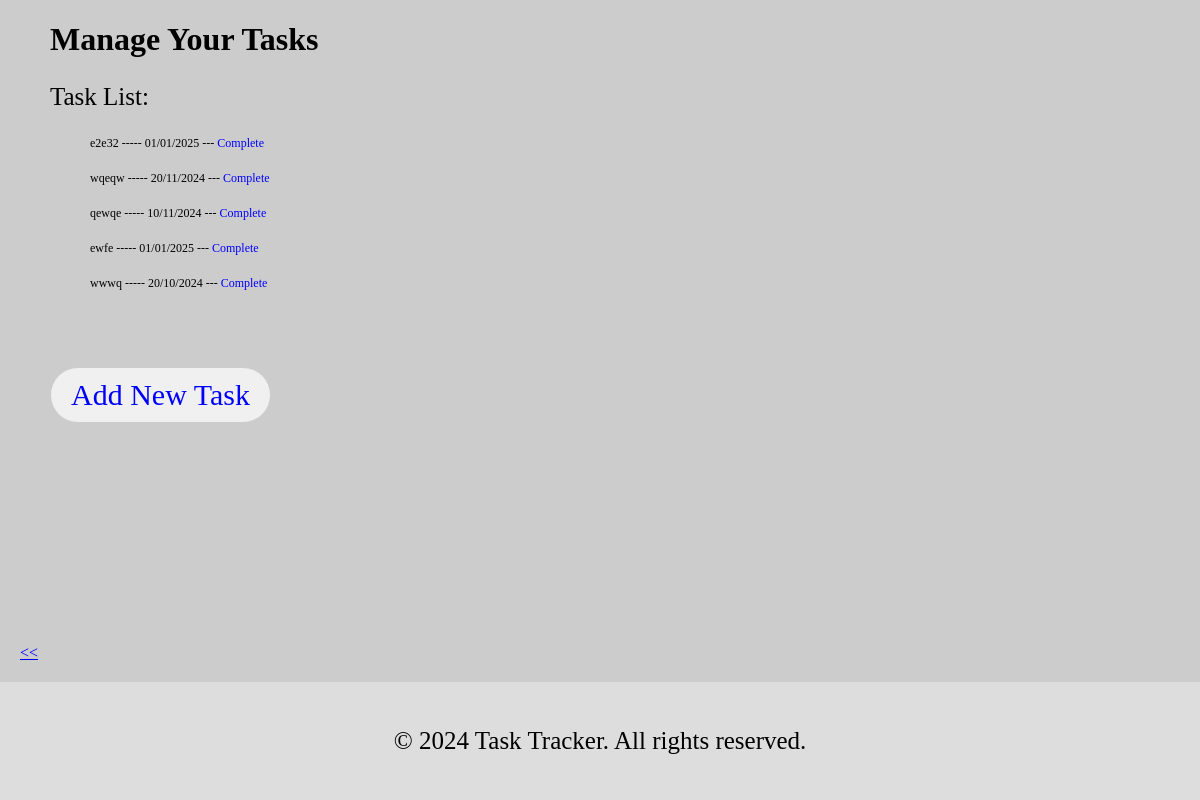
The page /dfds (signed in) on the database its author committed.
### tasks/models.py (models this page shows, shortened)
class Task(models.Model):
    title = models.CharField(max_length=255)
    description = models.TextField(blank=True)
    due_date = models.DateField(null=True, blank=True)
    completed = models.BooleanField(default=False)
    user = models.ForeignKey(User, on_delete=models.CASCADE)

### tasks/views.py (the view)
# urls.py: path('dfds', views.task_list, name='task_list'),
@login_required
def task_list(request):
    tasks = Task.objects.filter(user=request.user)
    return render(request, 'tasks/task_list.html', {'tasks': tasks})

### tasks/templates/tasks/task_list.html (shortened to what this page needs)
<!DOCTYPE html>
<html lang="en">
<head>
</head>
<body>
    <div class="container">
        <h1>Manage Your Tasks</h1>
        <p>Task List:</p>
        <ul>
            {% for task in tasks %}
                <li>
                    {{ task.title }} -----
                    {{ task.due_date|date:"d/m/Y" }} ---
                    {% if task.completed %}
                        <strong>Completed <div class="tick"></div></strong>
                        <form action="{% url 'delete_completed_task' task.id %}" method="post" style="display:inline;">
                            {% csrf_token %}
                            <button type="submit" class="btn btn-danger btn-sm">Delete</button>
                        </form>
                    {% else %}
                        <a href="{% url 'complete_task' task.id %}">Complete</a>
                    {% endif %}
                </li>
            {% empty %}
                <li>No tasks available.</li>
            {% endfor %}
        </ul>
        <a href="{% url 'add_task' %}" class="add_list">Add New Task</a><br>
    </div>
    <a href="{% url 'home' %}" class="logout">&lt;&lt; </a>
    <footer>
        <p>&copy; {% now "Y" %} Task Tracker. All rights reserved.</p>
    </footer>
</body>
</html>

### tasks/templates/tasks/task_list.html (style rules this page uses)
body { display: flex; flex-direction: column; min-height: 100vh; background-color: rgba(0, 0, 0, 0.2); margin: 0; }
.container { margin-left: 50px; flex: 1; }
.container li { font-size: 12px; margin-top: 20px; list-style-type: none; }
.container a { text-decoration: none; color: blue; }
p { font-size: 25px; }
.add_list { font-size: 30px; border-radius: 50px; margin-top: 60px; display: inline-block; padding: 10px 20px; background-color: #f0f0f0; border: 1px solid #ccc; }
footer { text-align: center; padding: 20px 0; background: #ddd; position: relative; bottom: 0; width: 100%; }
.logout { color: blue; margin-top: 20px; font-size:40px text-decoration: none; margin-bottom: 20px; margin-left: 20px; }

### rows shown on the page
Task: title "e2e32", due_date "01/01/2025", completed "Complete"
Task: title "wqeqw", due_date "20/11/2024", completed "Complete"
Task: title "qewqe", due_date "10/11/2024", completed "Complete"
Task: title "ewfe", due_date "01/01/2025", completed "Complete"
Task: title "wwwq", due_date "20/10/2024", completed "Complete"
